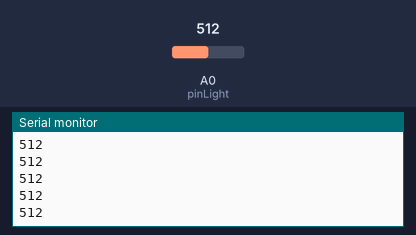
Bench run of a sketch on a simulated Arduino Uno, built with avr-gcc and run on an emulated ATmega328P. On the bench: the last lines printed to the serial monitor. Inputs (shaded band) come from the test bench; at power-on: A0 (pinLight) = 512.

Above: at 1.2 s.
1.3 s: A0 (pinLight) set to 716
At 1.31 s:
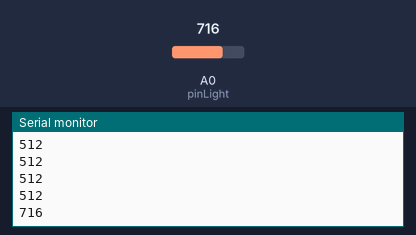
2.8 s: A0 (pinLight) set to 900
At 2.81 s:
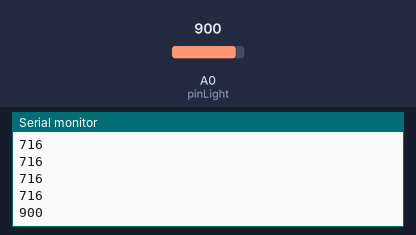
Timing chart, 0 to 5.8 s (numbered marks = the images above; inputs shaded):
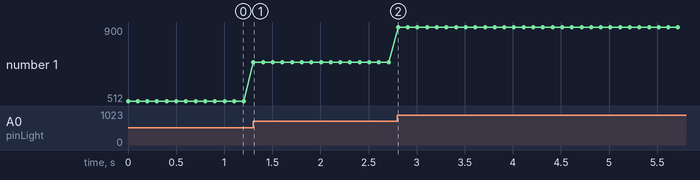

The sketch:

Grove_Light_Sensor.ino
```cpp
// demo of Grove - Light Sensor

const int pinLight = A0;


void setup()
{
    Serial.begin(9600);
}

void loop()
{
    int value = analogRead(pinLight);
    Serial.println(value);
    delay(100);
}
```

Measured:
- after the input at 1.3 s, the serial monitor: prints a new line at once (image 1)
- after the input at 2.8 s, the serial monitor: prints a new line at once (image 2)
- plotted number 1: 512 → 716 after the input at 1.3 s, 716 → 900 after the input at 2.8 s
